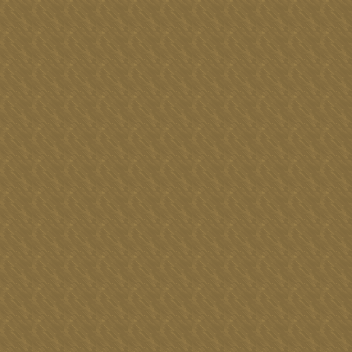

A level layout from a 2D game, rendered from its tile map. Below: a short description, then the map file with tile-grid data replaced by summaries:
An orthogonal 22x22 tile map with 16x16 px tiles, 1 tile layer (Suelo) and 3 objects (OpenWeb, StartPlayer, GotoArea).

<map version="1.0" orientation="orthogonal" width="22" height="22" tilewidth="16" tileheight="16">
 <tileset firstgid="1" name="Interior" tilewidth="16" tileheight="16">
  <image source="Interior/Interior.png" width="560" height="816" />
 </tileset>
 <layer name="Suelo" width="22" height="22">
  <data>[484 cells, 484 non-empty, 4 distinct tile ids]</data>
 </layer>
 <objectgroup name="Capa de Objetos 1" width="22" height="22">
  <object name="Interests" type="OpenWeb" x="150" y="157" width="72" height="49" />
  <object name="Player" type="StartPlayer" x="179" y="281" width="9" height="22" />
  <object name="Exit" type="GotoArea" x="313" y="295" width="31" height="55" />
 </objectgroup>
</map>
